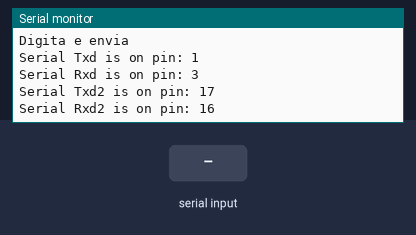
This program was run on a simulated ESP32. On the bench: the last lines printed to the serial monitor. The test bench sets the inputs (shaded band).

Above: at 2.2 s.
2.3 s: "1" received over Serial
At 3.0 s:
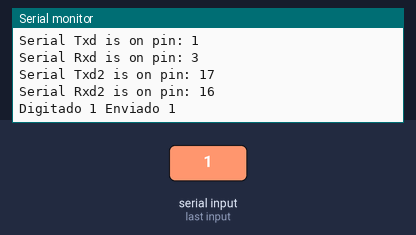
3.8 s: "0" received over Serial
At 4.2 s:
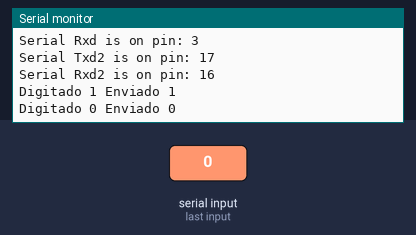
5.3 s: "2" received over Serial
At 6.5 s:
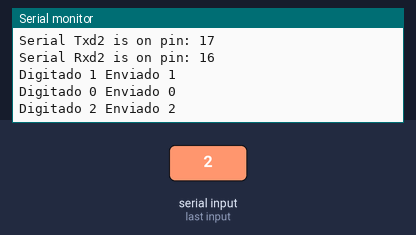

Measured:
- after the input at 2.3 s, the serial monitor: prints a new line at once (image 1)
- after the input at 3.8 s, the serial monitor: prints a new line at once (image 2)
- after the input at 5.3 s, the serial monitor: prints a new line at once (image 3)

The program:

main.cpp
```cpp
/*
Engenharia de Computação - UPF
Comunicação de Dados em Aplicações Embarcadas
Marcelo Trindade Rebonatto
22/08/2023
Programa com comunicação serial entre dois kits eps32 - Send
*/

#include <Arduino.h>

#define RXD2 16
#define TXD2 17

char c;
// put function declarations here:

void setup() {
    delay(1000);                   // Tempo para verificar a inicialização no terminal
    Serial.begin(9600);                                   // Inicializa para comunicação com Teclado e Monitor
    //Serial1.begin(9600, SERIAL_8N1, RXD2, TXD2);
    Serial2.begin(9600, SERIAL_8N1, RXD2, TXD2);
    Serial.println("");
    Serial.println("Digita e envia");
    Serial.println("Serial Txd is on pin: " + String(TX));  // Inicializa para comunicação com outra UART
    Serial.println("Serial Rxd is on pin: " + String(RX));
    Serial.println("Serial Txd2 is on pin: " + String(TXD2));  // Inicializa para comunicação com outra UART
    Serial.println("Serial Rxd2 is on pin: " + String(RXD2));
}

void loop() {
  // put your main code here, to run repeatedly:
  while (!Serial.available());            //Busy wait aguardando algo na serial

  c = Serial.read();       // Recebe o caracter digitado na entrada de dados
  Serial.println("Digitado " + String(c) + " Enviado " + String(c));
  Serial2.write(c);
  Serial2.flush();
}

// put function definitions here:
```
